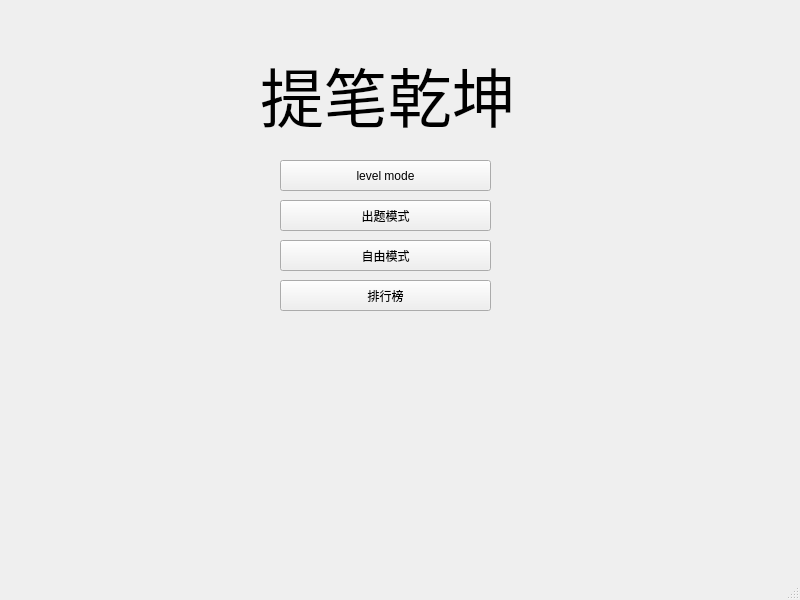
<?xml version="1.0" encoding="UTF-8"?>
<ui version="4.0">
 <class>MainWindow</class>
 <widget class="QMainWindow" name="MainWindow">
  <property name="geometry">
   <rect>
    <x>0</x>
    <y>0</y>
    <width>800</width>
    <height>600</height>
   </rect>
  </property>
  <property name="windowTitle">
   <string>MainWindow</string>
  </property>
  <widget class="QWidget" name="centralwidget">
   <widget class="QPushButton" name="levelmode">
    <property name="geometry">
     <rect>
      <x>280</x>
      <y>160</y>
      <width>211</width>
      <height>31</height>
     </rect>
    </property>
    <property name="text">
     <string>level mode</string>
    </property>
   </widget>
   <widget class="QPushButton" name="pushButton">
    <property name="geometry">
     <rect>
      <x>280</x>
      <y>200</y>
      <width>211</width>
      <height>31</height>
     </rect>
    </property>
    <property name="text">
     <string>出题模式</string>
    </property>
   </widget>
   <widget class="QPushButton" name="pushButton_2">
    <property name="geometry">
     <rect>
      <x>280</x>
      <y>240</y>
      <width>211</width>
      <height>31</height>
     </rect>
    </property>
    <property name="text">
     <string>自由模式</string>
    </property>
   </widget>
   <widget class="QPushButton" name="pushButton_3">
    <property name="geometry">
     <rect>
      <x>280</x>
      <y>280</y>
      <width>211</width>
      <height>31</height>
     </rect>
    </property>
    <property name="text">
     <string>排行榜</string>
    </property>
   </widget>
   <widget class="QLabel" name="label">
    <property name="geometry">
     <rect>
      <x>260</x>
      <y>40</y>
      <width>261</width>
      <height>111</height>
     </rect>
    </property>
    <property name="text">
     <string>&lt;html&gt;&lt;head/&gt;&lt;body&gt;&lt;p&gt;&lt;span style=&quot; font-size:48pt;&quot;&gt;提笔乾坤&lt;/span&gt;&lt;/p&gt;&lt;/body&gt;&lt;/html&gt;</string>
    </property>
   </widget>
  </widget>
  <widget class="QMenuBar" name="menubar">
   <property name="geometry">
    <rect>
     <x>0</x>
     <y>0</y>
     <width>800</width>
     <height>22</height>
    </rect>
   </property>
  </widget>
  <widget class="QStatusBar" name="statusbar"/>
 </widget>
 <resources/>
 <connections/>
</ui>
